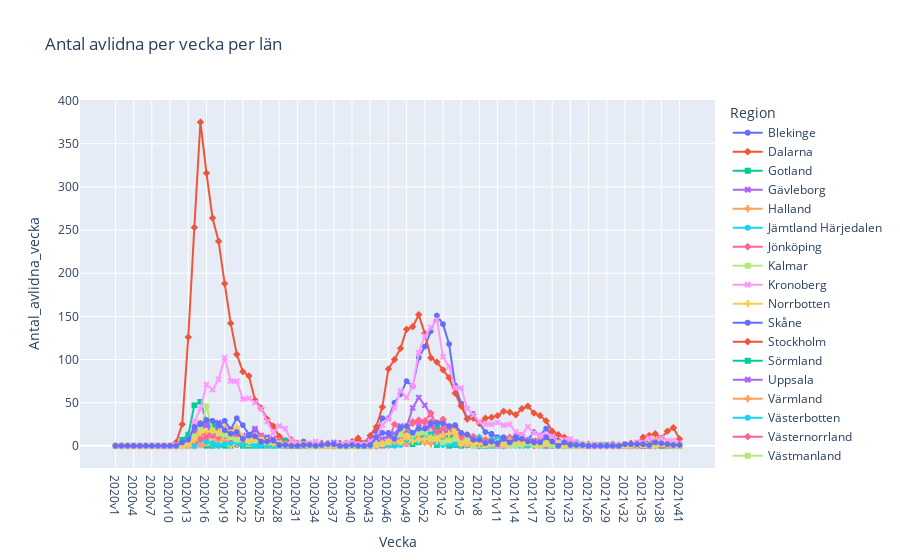

Notebook code for this chart:
### Markdown cell above
- 5. the cases of new deaths across läns

### Code cell
fig = px.line(covid19_län, x='Vecka', y='Antal_avlidna_vecka', color='Region', symbol="Region", title="Antal avlidna per vecka per län")
fig.show()

### Figure 1 — Plotly figure (JSON) as saved in the notebook; plotly's stock layout.template omitted (floating-point values rounded to 4 significant figures)
{"data": [{"hovertemplate": "Region=Blekinge<br>Vecka=%{x}<br>Antal_avlidna_vecka=%{y}<extra></extra>", "legendgroup": "Blekinge", "line": {"color": "#636efa", "dash": "solid"}, "marker": {"symbol": "circle"}, "mode": "lines+markers", "name": "Blekinge", "showlegend": true, "type": "scattergl", "x": ["2020v1", "2020v2", "2020v3", "2020v4", "2020v5", "2020v6", "2020v7", "2020v8", "2020v9", "2020v10", "2020v11", "2020v12", "2020v13", "2020v14", "2020v15", "2020v16", "2020v17", "2020v18", "2020v19", "2020v20", "2020v21", "2020v22", "2020v23", "2020v24", "2020v25", "2020v26", "2020v27", "2020v28", "2020v29", "2020v30", "2020v31", "2020v32", "2020v33", "2020v34", "2020v35", "2020v36", "2020v37", "2020v38", "2020v39", "2020v40", "2020v41", "2020v42", "2020v43", "2020v44", "2020v45", "2020v46", "2020v47", "2020v48", "2020v49", "2020v50", "2020v51", "2020v52", "2020v53", "2021v1", "2021v2", "2021v3", "2021v4", "2021v5", "2021v6", "2021v7", "2021v8", "2021v9", "2021v10", "2021v11", "2021v12", "2021v13", "2021v14", "2021v15", "2021v16", "2021v17", "2021v18", "2021v19", "2021v20", "2021v21", "2021v22", "2021v23", "2021v24", "2021v25", "2021v26", "2021v27", "2021v28", "2021v29", "2021v30", "2021v31", "2021v32", "2021v33", "2021v34", "2021v35", "2021v36", "2021v37", "2021v38", "2021v39", "2021v40", "2021v41"], "xaxis": "x", "y": [0, 0, 0, 0, 0, 0, 0, 0, 0, 0, 0, 0, 1, 0, 1, 0, 0, 0, 0, 1, 1, 1, 1, 5, 2, 1, 0, 0, 0, 0, 1, 0, 0, 1, 1, 0, 0, 0, 0, 0, 1, 0, 0, 0, 2, 1, 1, 1, 2, 4, 8, 12, 11, 16, 11, 11, 12, 3, 1, 1, 2, 0, 0, 3, 0, 1, 1, 4, 1, 1, 0, 0, 0, 0, 0, 1, 1, 0, 0, 0, 0, 0, 0, 0, 0, 0, 0, 0, 0, 0, 0, 0, 0, 0], "yaxis": "y"}, {"hovertemplate": "Region=Dalarna<br>Vecka=%{x}<br>Antal_avlidna_vecka=%{y}<extra></extra>", "legendgroup": "Dalarna", "line": {"color": "#EF553B", "dash": "solid"}, "marker": {"symbol": "diamond"}, "mode": "lines+markers", "name": "Dalarna", "showlegend": true, "type": "scattergl", "x": ["2020v1", "2020v2", "2020v3", "2020v4", "2020v5", "2020v6", "2020v7", "2020v8", "2020v9", "2020v10", "2020v11", "2020v12", "2020v13", "2020v14", "2020v15", "2020v16", "2020v17", "2020v18", "2020v19", "2020v20", "2020v21", "2020v22", "2020v23", "2020v24", "2020v25", "2020v26", "2020v27", "2020v28", "2020v29", "2020v30", "2020v31", "2020v32", "2020v33", "2020v34", "2020v35", "2020v36", "2020v37", "2020v38", "2020v39", "2020v40", "2020v41", "2020v42", "2020v43", "2020v44", "2020v45", "2020v46", "2020v47", "2020v48", "2020v49", "2020v50", "2020v51", "2020v52", "2020v53", "2021v1", "2021v2", "2021v3", "2021v4", "2021v5", "2021v6", "2021v7", "2021v8", "2021v9", "2021v10", "2021v11", "2021v12", "2021v13", "2021v14", "2021v15", "2021v16", "2021v17", "2021v18", "2021v19", "2021v20", "2021v21", "2021v22", "2021v23", "2021v24", "2021v25", "2021v26", "2021v27", "2021v28", "2021v29", "2021v30", "2021v31", "2021v32", "2021v33", "2021v34", "2021v35", "2021v36", "2021v37", "2021v38", "2021v39", "2021v40", "2021v41"], "xaxis": "x", "y": [0, 0, 0, 0, 0, 0, 0, 0, 0, 0, 0, 1, 5, 18, 26, 24, 23, 17, 14, 8, 8, 4, 3, 5, 2, 1, 1, 5, 6, 1, 2, 0, 0, 0, 0, 0, 0, 3, 0, 1, 5, 1, 1, 1, 1, 2, 5, 5, 6, 6, 20, 18, 22, 8, 10, 8, 2, 3, 1, 2, 0, 0, 2, 3, 0, 7, 4, 3, 6, 2, 2, 4, 3, 2, 0, 0, 0, 0, 0, 1, 0, 0, 0, 0, 0, 0, 1, 0, 5, 0, 2, 2, 1, 2], "yaxis": "y"}, {"hovertemplate": "Region=Gotland<br>Vecka=%{x}<br>Antal_avlidna_vecka=%{y}<extra></extra>", "legendgroup": "Gotland", "line": {"color": "#00cc96", "dash": "solid"}, "marker": {"symbol": "square"}, "mode": "lines+markers", "name": "Gotland", "showlegend": true, "type": "scattergl", "x": ["2020v1", "2020v2", "2020v3", "2020v4", "2020v5", "2020v6", "2020v7", "2020v8", "2020v9", "2020v10", "2020v11", "2020v12", "2020v13", "2020v14", "2020v15", "2020v16", "2020v17", "2020v18", "2020v19", "2020v20", "2020v21", "2020v22", "2020v23", "2020v24", "2020v25", "2020v26", "2020v27", "2020v28", "2020v29", "2020v30", "2020v31", "2020v32", "2020v33", "2020v34", "2020v35", "2020v36", "2020v37", "2020v38", "2020v39", "2020v40", "2020v41", "2020v42", "2020v43", "2020v44", "2020v45", "2020v46", "2020v47", "2020v48", "2020v49", "2020v50", "2020v51", "2020v52", "2020v53", "2021v1", "2021v2", "2021v3", "2021v4", "2021v5", "2021v6", "2021v7", "2021v8", "2021v9", "2021v10", "2021v11", "2021v12", "2021v13", "2021v14", "2021v15", "2021v16", "2021v17", "2021v18", "2021v19", "2021v20", "2021v21", "2021v22", "2021v23", "2021v24", "2021v25", "2021v26", "2021v27", "2021v28", "2021v29", "2021v30", "2021v31", "2021v32", "2021v33", "2021v34", "2021v35", "2021v36", "2021v37", "2021v38", "2021v39", "2021v40", "2021v41"], "xaxis": "x", "y": [0, 0, 0, 0, 0, 0, 0, 0, 0, 0, 0, 0, 0, 0, 1, 0, 0, 2, 0, 0, 3, 0, 0, 0, 0, 0, 0, 0, 0, 0, 0, 0, 0, 0, 0, 0, 0, 0, 0, 0, 0, 0, 0, 0, 1, 1, 1, 4, 8, 2, 4, 5, 7, 1, 3, 0, 1, 0, 1, 0, 0, 0, 0, 0, 0, 1, 1, 0, 1, 2, 0, 0, 0, 0, 0, 1, 0, 0, 0, 0, 0, 0, 0, 0, 0, 1, 0, 0, 0, 0, 0, 0, 0, 0], "yaxis": "y"}, {"hovertemplate": "Region=Gävleborg<br>Vecka=%{x}<br>Antal_avlidna_vecka=%{y}<extra></extra>", "legendgroup": "Gävleborg", "line": {"color": "#ab63fa", "dash": "solid"}, "marker": {"symbol": "x"}, "mode": "lines+markers", "name": "Gävleborg", "showlegend": true, "type": "scattergl", "x": ["2020v1", "2020v2", "2020v3", "2020v4", "2020v5", "2020v6", "2020v7", "2020v8", "2020v9", "2020v10", "2020v11", "2020v12", "2020v13", "2020v14", "2020v15", "2020v16", "2020v17", "2020v18", "2020v19", "2020v20", "2020v21", "2020v22", "2020v23", "2020v24", "2020v25", "2020v26", "2020v27", "2020v28", "2020v29", "2020v30", "2020v31", "2020v32", "2020v33", "2020v34", "2020v35", "2020v36", "2020v37", "2020v38", "2020v39", "2020v40", "2020v41", "2020v42", "2020v43", "2020v44", "2020v45", "2020v46", "2020v47", "2020v48", "2020v49", "2020v50", "2020v51", "2020v52", "2020v53", "2021v1", "2021v2", "2021v3", "2021v4", "2021v5", "2021v6", "2021v7", "2021v8", "2021v9", "2021v10", "2021v11", "2021v12", "2021v13", "2021v14", "2021v15", "2021v16", "2021v17", "2021v18", "2021v19", "2021v20", "2021v21", "2021v22", "2021v23", "2021v24", "2021v25", "2021v26", "2021v27", "2021v28", "2021v29", "2021v30", "2021v31", "2021v32", "2021v33", "2021v34", "2021v35", "2021v36", "2021v37", "2021v38", "2021v39", "2021v40", "2021v41"], "xaxis": "x", "y": [0, 0, 0, 0, 0, 0, 0, 0, 0, 0, 0, 0, 2, 9, 26, 5, 15, 16, 12, 8, 7, 9, 7, 5, 8, 10, 5, 8, 4, 4, 2, 1, 0, 1, 0, 0, 4, 0, 1, 1, 0, 1, 0, 0, 0, 4, 14, 23, 22, 44, 56, 47, 36, 25, 18, 10, 10, 2, 4, 6, 7, 4, 10, 6, 7, 6, 8, 2, 5, 2, 2, 3, 4, 1, 1, 0, 0, 0, 0, 0, 0, 0, 0, 0, 0, 0, 0, 0, 1, 0, 0, 1, 0, 0], "yaxis": "y"}, {"hovertemplate": "Region=Halland<br>Vecka=%{x}<br>Antal_avlidna_vecka=%{y}<extra></extra>", "legendgroup": "Halland", "line": {"color": "#FFA15A", "dash": "solid"}, "marker": {"symbol": "cross"}, "mode": "lines+markers", "name": "Halland", "showlegend": true, "type": "scattergl", "x": ["2020v1", "2020v2", "2020v3", "2020v4", "2020v5", "2020v6", "2020v7", "2020v8", "2020v9", "2020v10", "2020v11", "2020v12", "2020v13", "2020v14", "2020v15", "2020v16", "2020v17", "2020v18", "2020v19", "2020v20", "2020v21", "2020v22", "2020v23", "2020v24", "2020v25", "2020v26", "2020v27", "2020v28", "2020v29", "2020v30", "2020v31", "2020v32", "2020v33", "2020v34", "2020v35", "2020v36", "2020v37", "2020v38", "2020v39", "2020v40", "2020v41", "2020v42", "2020v43", "2020v44", "2020v45", "2020v46", "2020v47", "2020v48", "2020v49", "2020v50", "2020v51", "2020v52", "2020v53", "2021v1", "2021v2", "2021v3", "2021v4", "2021v5", "2021v6", "2021v7", "2021v8", "2021v9", "2021v10", "2021v11", "2021v12", "2021v13", "2021v14", "2021v15", "2021v16", "2021v17", "2021v18", "2021v19", "2021v20", "2021v21", "2021v22", "2021v23", "2021v24", "2021v25", "2021v26", "2021v27", "2021v28", "2021v29", "2021v30", "2021v31", "2021v32", "2021v33", "2021v34", "2021v35", "2021v36", "2021v37", "2021v38", "2021v39", "2021v40", "2021v41"], "xaxis": "x", "y": [0, 0, 0, 0, 0, 0, 0, 0, 0, 0, 0, 0, 6, 9, 1, 10, 5, 8, 7, 5, 2, 2, 4, 4, 6, 4, 2, 2, 1, 0, 1, 1, 2, 0, 0, 1, 0, 1, 3, 1, 1, 0, 0, 0, 2, 8, 8, 8, 6, 5, 9, 12, 7, 19, 29, 21, 18, 12, 10, 8, 2, 6, 5, 4, 4, 5, 5, 6, 2, 2, 2, 3, 1, 2, 0, 0, 0, 0, 0, 0, 0, 0, 0, 0, 0, 0, 2, 0, 2, 2, 2, 0, 0, 0], "yaxis": "y"}, {"hovertemplate": "Region=Jämtland Härjedalen<br>Vecka=%{x}<br>Antal_avlidna_vecka=%{y}<extra></extra>", "legendgroup": "Jämtland Härjedalen", "line": {"color": "#19d3f3", "dash": "solid"}, "marker": {"symbol": "circle"}, "mode": "lines+markers", "name": "Jämtland Härjedalen", "showlegend": true, "type": "scattergl", "x": ["2020v1", "2020v2", "2020v3", "2020v4", "2020v5", "2020v6", "2020v7", "2020v8", "2020v9", "2020v10", "2020v11", "2020v12", "2020v13", "2020v14", "2020v15", "2020v16", "2020v17", "2020v18", "2020v19", "2020v20", "2020v21", "2020v22", "2020v23", "2020v24", "2020v25", "2020v26", "2020v27", "2020v28", "2020v29", "2020v30", "2020v31", "2020v32", "2020v33", "2020v34", "2020v35", "2020v36", "2020v37", "2020v38", "2020v39", "2020v40", "2020v41", "2020v42", "2020v43", "2020v44", "2020v45", "2020v46", "2020v47", "2020v48", "2020v49", "2020v50", "2020v51", "2020v52", "2020v53", "2021v1", "2021v2", "2021v3", "2021v4", "2021v5", "2021v6", "2021v7", "2021v8", "2021v9", "2021v10", "2021v11", "2021v12", "2021v13", "2021v14", "2021v15", "2021v16", "2021v17", "2021v18", "2021v19", "2021v20", "2021v21", "2021v22", "2021v23", "2021v24", "2021v25", "2021v26", "2021v27", "2021v28", "2021v29", "2021v30", "2021v31", "2021v32", "2021v33", "2021v34", "2021v35", "2021v36", "2021v37", "2021v38", "2021v39", "2021v40", "2021v41"], "xaxis": "x", "y": [0, 0, 0, 0, 0, 0, 0, 0, 0, 0, 0, 0, 0, 0, 2, 9, 1, 4, 3, 8, 6, 3, 5, 6, 6, 3, 3, 0, 0, 0, 1, 2, 0, 2, 0, 0, 0, 0, 0, 0, 0, 0, 0, 3, 1, 0, 0, 1, 6, 7, 5, 7, 7, 3, 1, 2, 2, 4, 3, 1, 0, 0, 0, 0, 2, 1, 0, 0, 0, 2, 1, 0, 0, 1, 1, 0, 1, 0, 0, 0, 0, 0, 0, 0, 0, 0, 1, 1, 0, 0, 0, 0, 0, 0], "yaxis": "y"}, {"hovertemplate": "Region=Jönköping<br>Vecka=%{x}<br>Antal_avlidna_vecka=%{y}<extra></extra>", "legendgroup": "Jönköping", "line": {"color": "#FF6692", "dash": "solid"}, "marker": {"symbol": "diamond"}, "mode": "lines+markers", "name": "Jönköping", "showlegend": true, "type": "scattergl", "x": ["2020v1", "2020v2", "2020v3", "2020v4", "2020v5", "2020v6", "2020v7", "2020v8", "2020v9", "2020v10", "2020v11", "2020v12", "2020v13", "2020v14", "2020v15", "2020v16", "2020v17", "2020v18", "2020v19", "2020v20", "2020v21", "2020v22", "2020v23", "2020v24", "2020v25", "2020v26", "2020v27", "2020v28", "2020v29", "2020v30", "2020v31", "2020v32", "2020v33", "2020v34", "2020v35", "2020v36", "2020v37", "2020v38", "2020v39", "2020v40", "2020v41", "2020v42", "2020v43", "2020v44", "2020v45", "2020v46", "2020v47", "2020v48", "2020v49", "2020v50", "2020v51", "2020v52", "2020v53", "2021v1", "2021v2", "2021v3", "2021v4", "2021v5", "2021v6", "2021v7", "2021v8", "2021v9", "2021v10", "2021v11", "2021v12", "2021v13", "2021v14", "2021v15", "2021v16", "2021v17", "2021v18", "2021v19", "2021v20", "2021v21", "2021v22", "2021v23", "2021v24", "2021v25", "2021v26", "2021v27", "2021v28", "2021v29", "2021v30", "2021v31", "2021v32", "2021v33", "2021v34", "2021v35", "2021v36", "2021v37", "2021v38", "2021v39", "2021v40", "2021v41"], "xaxis": "x", "y": [0, 0, 0, 0, 0, 0, 0, 0, 0, 0, 0, 0, 8, 12, 13, 13, 17, 23, 21, 18, 8, 9, 6, 9, 7, 7, 4, 4, 0, 0, 1, 0, 1, 0, 0, 0, 1, 0, 1, 0, 0, 0, 2, 0, 4, 6, 25, 18, 22, 26, 27, 29, 38, 23, 31, 19, 20, 14, 5, 11, 10, 4, 7, 5, 3, 4, 3, 4, 2, 0, 4, 1, 1, 1, 0, 0, 0, 0, 1, 0, 1, 0, 2, 1, 0, 0, 0, 1, 2, 1, 0, 0, 0, 0], "yaxis": "y"}, {"hovertemplate": "Region=Kalmar<br>Vecka=%{x}<br>Antal_avlidna_vecka=%{y}<extra></extra>", "legendgroup": "Kalmar", "line": {"color": "#B6E880", "dash": "solid"}, "marker": {"symbol": "square"}, "mode": "lines+markers", "name": "Kalmar", "showlegend": true, "type": "scattergl", "x": ["2020v1", "2020v2", "2020v3", "2020v4", "2020v5", "2020v6", "2020v7", "2020v8", "2020v9", "2020v10", "2020v11", "2020v12", "2020v13", "2020v14", "2020v15", "2020v16", "2020v17", "2020v18", "2020v19", "2020v20", "2020v21", "2020v22", "2020v23", "2020v24", "2020v25", "2020v26", "2020v27", "2020v28", "2020v29", "2020v30", "2020v31", "2020v32", "2020v33", "2020v34", "2020v35", "2020v36", "2020v37", "2020v38", "2020v39", "2020v40", "2020v41", "2020v42", "2020v43", "2020v44", "2020v45", "2020v46", "2020v47", "2020v48", "2020v49", "2020v50", "2020v51", "2020v52", "2020v53", "2021v1", "2021v2", "2021v3", "2021v4", "2021v5", "2021v6", "2021v7", "2021v8", "2021v9", "2021v10", "2021v11", "2021v12", "2021v13", "2021v14", "2021v15", "2021v16", "2021v17", "2021v18", "2021v19", "2021v20", "2021v21", "2021v22", "2021v23", "2021v24", "2021v25", "2021v26", "2021v27", "2021v28", "2021v29", "2021v30", "2021v31", "2021v32", "2021v33", "2021v34", "2021v35", "2021v36", "2021v37", "2021v38", "2021v39", "2021v40", "2021v41"], "xaxis": "x", "y": [0, 0, 0, 0, 0, 0, 0, 0, 0, 0, 0, 0, 1, 2, 1, 3, 4, 7, 8, 6, 5, 5, 2, 2, 6, 2, 4, 2, 1, 0, 0, 0, 1, 0, 1, 0, 1, 0, 0, 0, 0, 0, 0, 0, 3, 5, 6, 4, 13, 8, 11, 8, 18, 12, 17, 12, 17, 6, 6, 0, 1, 2, 3, 1, 1, 1, 6, 4, 4, 1, 2, 1, 1, 0, 1, 0, 0, 0, 0, 0, 0, 0, 0, 0, 0, 0, 0, 1, 1, 0, 1, 0, 0, 0], "yaxis": "y"}, {"hovertemplate": "Region=Kronoberg<br>Vecka=%{x}<br>Antal_avlidna_vecka=%{y}<extra></extra>", "legendgroup": "Kronoberg", "line": {"color": "#FF97FF", "dash": "solid"}, "marker": {"symbol": "x"}, "mode": "lines+markers", "name": "Kronoberg", "showlegend": true, "type": "scattergl", "x": ["2020v1", "2020v2", "2020v3", "2020v4", "2020v5", "2020v6", "2020v7", "2020v8", "2020v9", "2020v10", "2020v11", "2020v12", "2020v13", "2020v14", "2020v15", "2020v16", "2020v17", "2020v18", "2020v19", "2020v20", "2020v21", "2020v22", "2020v23", "2020v24", "2020v25", "2020v26", "2020v27", "2020v28", "2020v29", "2020v30", "2020v31", "2020v32", "2020v33", "2020v34", "2020v35", "2020v36", "2020v37", "2020v38", "2020v39", "2020v40", "2020v41", "2020v42", "2020v43", "2020v44", "2020v45", "2020v46", "2020v47", "2020v48", "2020v49", "2020v50", "2020v51", "2020v52", "2020v53", "2021v1", "2021v2", "2021v3", "2021v4", "2021v5", "2021v6", "2021v7", "2021v8", "2021v9", "2021v10", "2021v11", "2021v12", "2021v13", "2021v14", "2021v15", "2021v16", "2021v17", "2021v18", "2021v19", "2021v20", "2021v21", "2021v22", "2021v23", "2021v24", "2021v25", "2021v26", "2021v27", "2021v28", "2021v29", "2021v30", "2021v31", "2021v32", "2021v33", "2021v34", "2021v35", "2021v36", "2021v37", "2021v38", "2021v39", "2021v40", "2021v41"], "xaxis": "x", "y": [0, 0, 0, 0, 0, 0, 0, 0, 0, 0, 0, 0, 0, 1, 1, 8, 8, 8, 13, 9, 12, 10, 9, 5, 4, 5, 2, 1, 0, 1, 2, 1, 1, 2, 0, 0, 2, 1, 1, 0, 1, 2, 6, 9, 7, 6, 7, 8, 2, 11, 13, 21, 15, 18, 25, 13, 7, 5, 2, 7, 3, 4, 1, 0, 0, 0, 2, 2, 2, 4, 6, 1, 0, 2, 2, 1, 0, 0, 0, 0, 0, 0, 0, 0, 0, 0, 0, 0, 1, 0, 1, 0, 0, 0], "yaxis": "y"}, {"hovertemplate": "Region=Norrbotten<br>Vecka=%{x}<br>Antal_avlidna_vecka=%{y}<extra></extra>", "legendgroup": "Norrbotten", "line": {"color": "#FECB52", "dash": "solid"}, "marker": {"symbol": "cross"}, "mode": "lines+markers", "name": "Norrbotten", "showlegend": true, "type": "scattergl", "x": ["2020v1", "2020v2", "2020v3", "2020v4", "2020v5", "2020v6", "2020v7", "2020v8", "2020v9", "2020v10", "2020v11", "2020v12", "2020v13", "2020v14", "2020v15", "2020v16", "2020v17", "2020v18", "2020v19", "2020v20", "2020v21", "2020v22", "2020v23", "2020v24", "2020v25", "2020v26", "2020v27", "2020v28", "2020v29", "2020v30", "2020v31", "2020v32", "2020v33", "2020v34", "2020v35", "2020v36", "2020v37", "2020v38", "2020v39", "2020v40", "2020v41", "2020v42", "2020v43", "2020v44", "2020v45", "2020v46", "2020v47", "2020v48", "2020v49", "2020v50", "2020v51", "2020v52", "2020v53", "2021v1", "2021v2", "2021v3", "2021v4", "2021v5", "2021v6", "2021v7", "2021v8", "2021v9", "2021v10", "2021v11", "2021v12", "2021v13", "2021v14", "2021v15", "2021v16", "2021v17", "2021v18", "2021v19", "2021v20", "2021v21", "2021v22", "2021v23", "2021v24", "2021v25", "2021v26", "2021v27", "2021v28", "2021v29", "2021v30", "2021v31", "2021v32", "2021v33", "2021v34", "2021v35", "2021v36", "2021v37", "2021v38", "2021v39", "2021v40", "2021v41"], "xaxis": "x", "y": [0, 0, 0, 0, 0, 0, 0, 0, 0, 0, 0, 0, 2, 3, 9, 11, 6, 5, 4, 0, 3, 6, 6, 5, 7, 2, 3, 6, 3, 5, 0, 1, 2, 0, 0, 0, 0, 0, 0, 0, 0, 0, 0, 0, 1, 4, 5, 7, 12, 8, 8, 3, 9, 8, 11, 21, 13, 9, 7, 3, 2, 8, 5, 3, 2, 4, 5, 1, 2, 4, 3, 4, 2, 5, 1, 1, 1, 0, 1, 1, 0, 1, 0, 1, 0, 0, 0, 0, 1, 9, 1, 1, 2, 1], "yaxis": "y"}, {"hovertemplate": "Region=Skåne<br>Vecka=%{x}<br>Antal_avlidna_vecka=%{y}<extra></extra>", "legendgroup": "Skåne", "line": {"color": "#636efa", "dash": "solid"}, "marker": {"symbol": "circle"}, "mode": "lines+markers", "name": "Skåne", "showlegend": true, "type": "scattergl", "x": ["2020v1", "2020v2", "2020v3", "2020v4", "2020v5", "2020v6", "2020v7", "2020v8", "2020v9", "2020v10", "2020v11", "2020v12", "2020v13", "2020v14", "2020v15", "2020v16", "2020v17", "2020v18", "2020v19", "2020v20", "2020v21", "2020v22", "2020v23", "2020v24", "2020v25", "2020v26", "2020v27", "2020v28", "2020v29", "2020v30", "2020v31", "2020v32", "2020v33", "2020v34", "2020v35", "2020v36", "2020v37", "2020v38", "2020v39", "2020v40", "2020v41", "2020v42", "2020v43", "2020v44", "2020v45", "2020v46", "2020v47", "2020v48", "2020v49", "2020v50", "2020v51", "2020v52", "2020v53", "2021v1", "2021v2", "2021v3", "2021v4", "2021v5", "2021v6", "2021v7", "2021v8", "2021v9", "2021v10", "2021v11", "2021v12", "2021v13", "2021v14", "2021v15", "2021v16", "2021v17", "2021v18", "2021v19", "2021v20", "2021v21", "2021v22", "2021v23", "2021v24", "2021v25", "2021v26", "2021v27", "2021v28", "2021v29", "2021v30", "2021v31", "2021v32", "2021v33", "2021v34", "2021v35", "2021v36", "2021v37", "2021v38", "2021v39", "2021v40", "2021v41"], "xaxis": "x", "y": [0, 0, 0, 0, 0, 0, 0, 0, 0, 0, 0, 2, 5, 8, 17, 25, 12, 23, 29, 19, 32, 24, 13, 19, 11, 9, 7, 2, 3, 1, 0, 5, 1, 3, 1, 3, 0, 3, 0, 3, 0, 3, 6, 15, 32, 32, 50, 60, 75, 69, 102, 115, 133, 151, 141, 118, 70, 49, 32, 37, 26, 16, 14, 10, 10, 8, 12, 10, 7, 16, 12, 20, 11, 6, 3, 3, 4, 0, 0, 0, 0, 1, 0, 1, 0, 0, 3, 3, 6, 5, 1, 4, 4, 1], "yaxis": "y"}, {"hovertemplate": "Region=Stockholm<br>Vecka=%{x}<br>Antal_avlidna_vecka=%{y}<extra></extra>", "legendgroup": "Stockholm", "line": {"color": "#EF553B", "dash": "solid"}, "marker": {"symbol": "diamond"}, "mode": "lines+markers", "name": "Stockholm", "showlegend": true, "type": "scattergl", "x": ["2020v1", "2020v2", "2020v3", "2020v4", "2020v5", "2020v6", "2020v7", "2020v8", "2020v9", "2020v10", "2020v11", "2020v12", "2020v13", "2020v14", "2020v15", "2020v16", "2020v17", "2020v18", "2020v19", "2020v20", "2020v21", "2020v22", "2020v23", "2020v24", "2020v25", "2020v26", "2020v27", "2020v28", "2020v29", "2020v30", "2020v31", "2020v32", "2020v33", "2020v34", "2020v35", "2020v36", "2020v37", "2020v38", "2020v39", "2020v40", "2020v41", "2020v42", "2020v43", "2020v44", "2020v45", "2020v46", "2020v47", "2020v48", "2020v49", "2020v50", "2020v51", "2020v52", "2020v53", "2021v1", "2021v2", "2021v3", "2021v4", "2021v5", "2021v6", "2021v7", "2021v8", "2021v9", "2021v10", "2021v11", "2021v12", "2021v13", "2021v14", "2021v15", "2021v16", "2021v17", "2021v18", "2021v19", "2021v20", "2021v21", "2021v22", "2021v23", "2021v24", "2021v25", "2021v26", "2021v27", "2021v28", "2021v29", "2021v30", "2021v31", "2021v32", "2021v33", "2021v34", "2021v35", "2021v36", "2021v37", "2021v38", "2021v39", "2021v40", "2021v41"], "xaxis": "x", "y": [0, 0, 0, 0, 0, 0, 0, 0, 0, 0, 4, 25, 126, 253, 375, 316, 264, 237, 188, 142, 106, 86, 81, 53, 44, 31, 23, 11, 6, 7, 3, 3, 1, 3, 3, 2, 1, 2, 2, 5, 9, 3, 12, 22, 45, 89, 100, 113, 135, 138, 152, 130, 102, 97, 88, 79, 61, 46, 31, 32, 26, 32, 33, 35, 40, 39, 36, 43, 46, 38, 35, 29, 17, 13, 10, 3, 1, 1, 2, 0, 0, 0, 0, 1, 1, 3, 3, 10, 12, 14, 9, 17, 21, 8], "yaxis": "y"}, {"hovertemplate": "Region=Sörmland<br>Vecka=%{x}<br>Antal_avlidna_vecka=%{y}<extra></extra>", "legendgroup": "Sörmland", "line": {"color": "#00cc96", "dash": "solid"}, "marker": {"symbol": "square"}, "mode": "lines+markers", "name": "Sörmland", "showlegend": true, "type": "scattergl", "x": ["2020v1", "2020v2", "2020v3", "2020v4", "2020v5", "2020v6", "2020v7", "2020v8", "2020v9", "2020v10", "2020v11", "2020v12", "2020v13", "2020v14", "2020v15", "2020v16", "2020v17", "2020v18", "2020v19", "2020v20", "2020v21", "2020v22", "2020v23", "2020v24", "2020v25", "2020v26", "2020v27", "2020v28", "2020v29", "2020v30", "2020v31", "2020v32", "2020v33", "2020v34", "2020v35", "2020v36", "2020v37", "2020v38", "2020v39", "2020v40", "2020v41", "2020v42", "2020v43", "2020v44", "2020v45", "2020v46", "2020v47", "2020v48", "2020v49", "2020v50", "2020v51", "2020v52", "2020v53", "2021v1", "2021v2", "2021v3", "2021v4", "2021v5", "2021v6", "2021v7", "2021v8", "2021v9", "2021v10", "2021v11", "2021v12", "2021v13", "2021v14", "2021v15", "2021v16", "2021v17", "2021v18", "2021v19", "2021v20", "2021v21", "2021v22", "2021v23", "2021v24", "2021v25", "2021v26", "2021v27", "2021v28", "2021v29", "2021v30", "2021v31", "2021v32", "2021v33", "2021v34", "2021v35", "2021v36", "2021v37", "2021v38", "2021v39", "2021v40", "2021v41"], "xaxis": "x", "y": [0, 0, 0, 0, 0, 0, 0, 0, 0, 0, 0, 7, 13, 47, 51, 27, 25, 15, 16, 10, 9, 8, 5, 2, 4, 5, 2, 1, 6, 0, 0, 0, 1, 0, 0, 0, 0, 0, 0, 0, 0, 0, 1, 2, 3, 4, 9, 8, 6, 7, 14, 7, 13, 21, 18, 13, 4, 3, 5, 5, 3, 3, 6, 2, 5, 8, 7, 7, 4, 4, 3, 5, 1, 2, 3, 1, 3, 1, 1, 0, 1, 1, 0, 0, 0, 1, 1, 0, 1, 2, 0, 0, 1, 0], "yaxis": "y"}, {"hovertemplate": "Region=Uppsala<br>Vecka=%{x}<br>Antal_avlidna_vecka=%{y}<extra></extra>", "legendgroup": "Uppsala", "line": {"color": "#ab63fa", "dash": "solid"}, "marker": {"symbol": "x"}, "mode": "lines+markers", "name": "Uppsala", "showlegend": true, "type": "scattergl", "x": ["2020v1", "2020v2", "2020v3", "2020v4", "2020v5", "2020v6", "2020v7", "2020v8", "2020v9", "2020v10", "2020v11", "2020v12", "2020v13", "2020v14", "2020v15", "2020v16", "2020v17", "2020v18", "2020v19", "2020v20", "2020v21", "2020v22", "2020v23", "2020v24", "2020v25", "2020v26", "2020v27", "2020v28", "2020v29", "2020v30", "2020v31", "2020v32", "2020v33", "2020v34", "2020v35", "2020v36", "2020v37", "2020v38", "2020v39", "2020v40", "2020v41", "2020v42", "2020v43", "2020v44", "2020v45", "2020v46", "2020v47", "2020v48", "2020v49", "2020v50", "2020v51", "2020v52", "2020v53", "2021v1", "2021v2", "2021v3", "2021v4", "2021v5", "2021v6", "2021v7", "2021v8", "2021v9", "2021v10", "2021v11", "2021v12", "2021v13", "2021v14", "2021v15", "2021v16", "2021v17", "2021v18", "2021v19", "2021v20", "2021v21", "2021v22", "2021v23", "2021v24", "2021v25", "2021v26", "2021v27", "2021v28", "2021v29", "2021v30", "2021v31", "2021v32", "2021v33", "2021v34", "2021v35", "2021v36", "2021v37", "2021v38", "2021v39", "2021v40", "2021v41"], "xaxis": "x", "y": [0, 0, 0, 0, 0, 0, 0, 0, 0, 0, 0, 3, 5, 16, 22, 24, 19, 27, 20, 16, 17, 12, 7, 20, 12, 7, 8, 4, 0, 0, 0, 0, 1, 1, 0, 1, 0, 0, 0, 0, 2, 3, 7, 4, 8, 11, 12, 21, 18, 14, 22, 16, 23, 15, 14, 18, 7, 12, 7, 3, 2, 3, 4, 3, 6, 4, 2, 6, 6, 6, 6, 5, 2, 0, 1, 0, 0, 1, 0, 1, 0, 0, 1, 0, 0, 0, 1, 0, 0, 4, 1, 0, 0, 0], "yaxis": "y"}, {"hovertemplate": "Region=Värmland<br>Vecka=%{x}<br>Antal_avlidna_vecka=%{y}<extra></extra>", "legendgroup": "Värmland", "line": {"color": "#FFA15A", "dash": "solid"}, "marker": {"symbol": "cross"}, "mode": "lines+markers", "name": "Värmland", "showlegend": true, "type": "scattergl", "x": ["2020v1", "2020v2", "2020v3", "2020v4", "2020v5", "2020v6", "2020v7", "2020v8", "2020v9", "2020v10", "2020v11", "2020v12", "2020v13", "2020v14", "2020v15", "2020v16", "2020v17", "2020v18", "2020v19", "2020v20", "2020v21", "2020v22", "2020v23", "2020v24", "2020v25", "2020v26", "2020v27", "2020v28", "2020v29", "2020v30", "2020v31", "2020v32", "2020v33", "2020v34", "2020v35", "2020v36", "2020v37", "2020v38", "2020v39", "2020v40", "2020v41", "2020v42", "2020v43", "2020v44", "2020v45", "2020v46", "2020v47", "2020v48", "2020v49", "2020v50", "2020v51", "2020v52", "2020v53", "2021v1", "2021v2", "2021v3", "2021v4", "2021v5", "2021v6", "2021v7", "2021v8", "2021v9", "2021v10", "2021v11", "2021v12", "2021v13", "2021v14", "2021v15", "2021v16", "2021v17", "2021v18", "2021v19", "2021v20", "2021v21", "2021v22", "2021v23", "2021v24", "2021v25", "2021v26", "2021v27", "2021v28", "2021v29", "2021v30", "2021v31", "2021v32", "2021v33", "2021v34", "2021v35", "2021v36", "2021v37", "2021v38", "2021v39", "2021v40", "2021v41"], "xaxis": "x", "y": [0, 0, 0, 0, 0, 0, 0, 0, 0, 0, 0, 0, 1, 0, 1, 3, 3, 7, 6, 4, 4, 4, 10, 12, 7, 4, 2, 3, 1, 1, 0, 0, 0, 0, 0, 0, 0, 0, 0, 1, 0, 1, 0, 1, 1, 1, 5, 9, 3, 12, 9, 5, 2, 13, 10, 8, 5, 2, 2, 1, 6, 4, 3, 5, 1, 2, 4, 5, 4, 2, 6, 3, 2, 1, 1, 0, 1, 1, 0, 0, 0, 0, 0, 1, 1, 0, 0, 1, 2, 1, 1, 0, 1, 0], "yaxis": "y"}, {"hovertemplate": "Region=Västerbotten<br>Vecka=%{x}<br>Antal_avlidna_vecka=%{y}<extra></extra>", "legendgroup": "Västerbotten", "line": {"color": "#19d3f3", "dash": "solid"}, "marker": {"symbol": "circle"}, "mode": "lines+markers", "name": "Västerbotten", "showlegend": true, "type": "scattergl", "x": ["2020v1", "2020v2", "2020v3", "2020v4", "2020v5", "2020v6", "2020v7", "2020v8", "2020v9", "2020v10", "2020v11", "2020v12", "2020v13", "2020v14", "2020v15", "2020v16", "2020v17", "2020v18", "2020v19", "2020v20", "2020v21", "2020v22", "2020v23", "2020v24", "2020v25", "2020v26", "2020v27", "2020v28", "2020v29", "2020v30", "2020v31", "2020v32", "2020v33", "2020v34", "2020v35", "2020v36", "2020v37", "2020v38", "2020v39", "2020v40", "2020v41", "2020v42", "2020v43", "2020v44", "2020v45", "2020v46", "2020v47", "2020v48", "2020v49", "2020v50", "2020v51", "2020v52", "2020v53", "2021v1", "2021v2", "2021v3", "2021v4", "2021v5", "2021v6", "2021v7", "2021v8", "2021v9", "2021v10", "2021v11", "2021v12", "2021v13", "2021v14", "2021v15", "2021v16", "2021v17", "2021v18", "2021v19", "2021v20", "2021v21", "2021v22", "2021v23", "2021v24", "2021v25", "2021v26", "2021v27", "2021v28", "2021v29", "2021v30", "2021v31", "2021v32", "2021v33", "2021v34", "2021v35", "2021v36", "2021v37", "2021v38", "2021v39", "2021v40", "2021v41"], "xaxis": "x", "y": [0, 0, 0, 0, 0, 0, 0, 0, 0, 0, 0, 0, 0, 0, 7, 5, 3, 1, 2, 3, 4, 2, 3, 0, 1, 0, 0, 0, 0, 0, 0, 0, 0, 0, 0, 0, 0, 0, 0, 0, 0, 0, 0, 0, 1, 2, 9, 14, 7, 10, 5, 10, 12, 10, 5, 3, 2, 2, 7, 3, 10, 5, 7, 8, 5, 5, 2, 4, 0, 1, 0, 2, 0, 0, 0, 0, 0, 0, 0, 0, 0, 0, 0, 0, 0, 0, 0, 1, 1, 3, 3, 2, 3, 2], "yaxis": "y"}, {"hovertemplate": "Region=Västernorrland<br>Vecka=%{x}<br>Antal_avlidna_vecka=%{y}<extra></extra>", "legendgroup": "Västernorrland", "line": {"color": "#FF6692", "dash": "solid"}, "marker": {"symbol": "diamond"}, "mode": "lines+markers", "name": "Västernorrland", "showlegend": true, "type": "scattergl", "x": ["2020v1", "2020v2", "2020v3", "2020v4", "2020v5", "2020v6", "2020v7", "2020v8", "2020v9", "2020v10", "2020v11", "2020v12", "2020v13", "2020v14", "2020v15", "2020v16", "2020v17", "2020v18", "2020v19", "2020v20", "2020v21", "2020v22", "2020v23", "2020v24", "2020v25", "2020v26", "2020v27", "2020v28", "2020v29", "2020v30", "2020v31", "2020v32", "2020v33", "2020v34", "2020v35", "2020v36", "2020v37", "2020v38", "2020v39", "2020v40", "2020v41", "2020v42", "2020v43", "2020v44", "2020v45", "2020v46", "2020v47", "2020v48", "2020v49", "2020v50", "2020v51", "2020v52", "2020v53", "2021v1", "2021v2", "2021v3", "2021v4", "2021v5", "2021v6", "2021v7", "2021v8", "2021v9", "2021v10", "2021v11", "2021v12", "2021v13", "2021v14", "2021v15", "2021v16", "2021v17", "2021v18", "2021v19", "2021v20", "2021v21", "2021v22", "2021v23", "2021v24", "2021v25", "2021v26", "2021v27", "2021v28", "2021v29", "2021v30", "2021v31", "2021v32", "2021v33", "2021v34", "2021v35", "2021v36", "2021v37", "2021v38", "2021v39", "2021v40", "2021v41"], "xaxis": "x", "y": [0, 0, 0, 0, 0, 0, 0, 0, 0, 0, 0, 0, 0, 5, 8, 10, 12, 10, 12, 9, 13, 7, 6, 7, 11, 4, 4, 7, 3, 3, 1, 0, 1, 1, 1, 1, 0, 0, 0, 0, 1, 0, 0, 1, 1, 4, 8, 10, 21, 28, 30, 27, 28, 16, 20, 22, 23, 10, 13, 5, 4, 7, 5, 2, 3, 10, 4, 12, 4, 5, 3, 0, 2, 4, 3, 2, 0, 2, 1, 0, 0, 0, 0, 1, 0, 0, 0, 0, 0, 0, 0, 0, 0, 0], "yaxis": "y"}, {"hovertemplate": "Region=Västmanland<br>Vecka=%{x}<br>Antal_avlidna_vecka=%{y}<extra></extra>", "legendgroup": "Västmanland", "line": {"color": "#B6E880", "dash": "solid"}, "marker": {"symbol": "square"}, "mode": "lines+markers", "name": "Västmanland", "showlegend": true, "type": "scattergl", "x": ["2020v1", "2020v2", "2020v3", "2020v4", "2020v5", "2020v6", "2020v7", "2020v8", "2020v9", "2020v10", "2020v11", "2020v12", "2020v13", "2020v14", "2020v15", "2020v16", "2020v17", "2020v18", "2020v19", "2020v20", "2020v21", "2020v22", "2020v23", "2020v24", "2020v25", "2020v26", "2020v27", "2020v28", "2020v29", "2020v30", "2020v31", "2020v32", "2020v33", "2020v34", "2020v35", "2020v36", "2020v37", "2020v38", "2020v39", "2020v40", "2020v41", "2020v42", "2020v43", "2020v44", "2020v45", "2020v46", "2020v47", "2020v48", "2020v49", "2020v50", "2020v51", "2020v52", "2020v53", "2021v1", "2021v2", "2021v3", "2021v4", "2021v5", "2021v6", "2021v7", "2021v8", "2021v9", "2021v10", "2021v11", "2021v12", "2021v13", "2021v14", "2021v15", "2021v16", "2021v17", "2021v18", "2021v19", "2021v20", "2021v21", "2021v22", "2021v23", "2021v24", "2021v25", "2021v26", "2021v27", "2021v28", "2021v29", "2021v30", "2021v31", "2021v32", "2021v33", "2021v34", "2021v35", "2021v36", "2021v37", "2021v38", "2021v39", "2021v40", "2021v41"], "xaxis": "x", "y": [0, 0, 0, 0, 0, 0, 0, 0, 0, 0, 0, 0, 2, 11, 19, 46, 18, 14, 13, 10, 7, 8, 6, 6, 7, 4, 4, 3, 1, 1, 1, 2, 0, 0, 0, 0, 0, 0, 0, 0, 0, 1, 1, 1, 2, 4, 9, 13, 23, 13, 15, 16, 8, 9, 4, 6, 8, 3, 8, 0, 4, 1, 2, 3, 2, 0, 1, 2, 3, 1, 0, 2, 1, 0, 1, 0, 0, 2, 1, 0, 0, 0, 0, 1, 0, 1, 2, 1, 1, 0, 2, 2, 0, 0], "yaxis": "y"}, {"hovertemplate": "Region=Västra Götaland<br>Vecka=%{x}<br>Antal_avlidna_vecka=%{y}<extra></extra>", "legendgroup": "Västra Götaland", "line": {"color": "#FF97FF", "dash": "solid"}, "marker": {"symbol": "x"}, "mode": "lines+markers", "name": "Västra Götaland", "showlegend": true, "type": "scattergl", "x": ["2020v1", "2020v2", "2020v3", "2020v4", "2020v5", "2020v6", "2020v7", "2020v8", "2020v9", "2020v10", "2020v11", "2020v12", "2020v13", "2020v14", "2020v15", "2020v16", "2020v17", "2020v18", "2020v19", "2020v20", "2020v21", "2020v22", "2020v23", "2020v24", "2020v25", "2020v26", "2020v27", "2020v28", "2020v29", "2020v30", "2020v31", "2020v32", "2020v33", "2020v34", "2020v35", "2020v36", "2020v37", "2020v38", "2020v39", "2020v40", "2020v41", "2020v42", "2020v43", "2020v44", "2020v45", "2020v46", "2020v47", "2020v48", "2020v49", "2020v50", "2020v51", "2020v52", "2020v53", "2021v1", "2021v2", "2021v3", "2021v4", "2021v5", "2021v6", "2021v7", "2021v8", "2021v9", "2021v10", "2021v11", "2021v12", "2021v13", "2021v14", "2021v15", "2021v16", "2021v17", "2021v18", "2021v19", "2021v20", "2021v21", "2021v22", "2021v23", "2021v24", "2021v25", "2021v26", "2021v27", "2021v28", "2021v29", "2021v30", "2021v31", "2021v32", "2021v33", "2021v34", "2021v35", "2021v36", "2021v37", "2021v38", "2021v39", "2021v40", "2021v41"], "xaxis": "x", "y": [0, 0, 0, 0, 0, 0, 0, 0, 0, 0, 1, 2, 6, 28, 43, 71, 65, 77, 102, 75, 75, 54, 55, 50, 43, 28, 15, 23, 20, 6, 3, 1, 3, 5, 2, 2, 1, 2, 3, 4, 2, 1, 5, 11, 24, 31, 44, 64, 56, 69, 108, 127, 137, 146, 103, 92, 67, 67, 43, 36, 28, 25, 25, 27, 24, 25, 16, 13, 22, 15, 12, 13, 11, 4, 7, 8, 4, 0, 1, 0, 0, 0, 0, 0, 2, 1, 4, 4, 9, 6, 9, 6, 6, 3], "yaxis": "y"}, {"hovertemplate": "Region=Örebro<br>Vecka=%{x}<br>Antal_avlidna_vecka=%{y}<extra></extra>", "legendgroup": "Örebro", "line": {"color": "#FECB52", "dash": "solid"}, "marker": {"symbol": "cross"}, "mode": "lines+markers", "name": "Örebro", "showlegend": true, "type": "scattergl", "x": ["2020v1", "2020v2", "2020v3", "2020v4", "2020v5", "2020v6", "2020v7", "2020v8", "2020v9", "2020v10", "2020v11", "2020v12", "2020v13", "2020v14", "2020v15", "2020v16", "2020v17", "2020v18", "2020v19", "2020v20", "2020v21", "2020v22", "2020v23", "2020v24", "2020v25", "2020v26", "2020v27", "2020v28", "2020v29", "2020v30", "2020v31", "2020v32", "2020v33", "2020v34", "2020v35", "2020v36", "2020v37", "2020v38", "2020v39", "2020v40", "2020v41", "2020v42", "2020v43", "2020v44", "2020v45", "2020v46", "2020v47", "2020v48", "2020v49", "2020v50", "2020v51", "2020v52", "2020v53", "2021v1", "2021v2", "2021v3", "2021v4", "2021v5", "2021v6", "2021v7", "2021v8", "2021v9", "2021v10", "2021v11", "2021v12", "2021v13", "2021v14", "2021v15", "2021v16", "2021v17", "2021v18", "2021v19", "2021v20", "2021v21", "2021v22", "2021v23", "2021v24", "2021v25", "2021v26", "2021v27", "2021v28", "2021v29", "2021v30", "2021v31", "2021v32", "2021v33", "2021v34", "2021v35", "2021v36", "2021v37", "2021v38", "2021v39", "2021v40", "2021v41"], "xaxis": "x", "y": [0, 0, 0, 0, 0, 0, 0, 0, 0, 0, 0, 0, 0, 7, 15, 17, 17, 16, 21, 15, 22, 10, 5, 8, 7, 6, 3, 1, 1, 0, 0, 0, 0, 0, 0, 0, 1, 0, 0, 0, 0, 0, 1, 2, 3, 5, 6, 5, 10, 5, 7, 8, 9, 6, 13, 14, 16, 2, 4, 3, 3, 1, 3, 4, 2, 6, 6, 4, 5, 2, 2, 5, 5, 3, 0, 0, 0, 0, 0, 0, 0, 0, 0, 0, 0, 0, 0, 1, 3, 1, 4, 0, 2, 0], "yaxis": "y"}, {"hovertemplate": "Region=Östergötland<br>Vecka=%{x}<br>Antal_avlidna_vecka=%{y}<extra></extra>", "legendgroup": "Östergötland", "line": {"color": "#636efa", "dash": "solid"}, "marker": {"symbol": "circle"}, "mode": "lines+markers", "name": "Östergötland", "showlegend": true, "type": "scattergl", "x": ["2020v1", "2020v2", "2020v3", "2020v4", "2020v5", "2020v6", "2020v7", "2020v8", "2020v9", "2020v10", "2020v11", "2020v12", "2020v13", "2020v14", "2020v15", "2020v16", "2020v17", "2020v18", "2020v19", "2020v20", "2020v21", "2020v22", "2020v23", "2020v24", "2020v25", "2020v26", "2020v27", "2020v28", "2020v29", "2020v30", "2020v31", "2020v32", "2020v33", "2020v34", "2020v35", "2020v36", "2020v37", "2020v38", "2020v39", "2020v40", "2020v41", "2020v42", "2020v43", "2020v44", "2020v45", "2020v46", "2020v47", "2020v48", "2020v49", "2020v50", "2020v51", "2020v52", "2020v53", "2021v1", "2021v2", "2021v3", "2021v4", "2021v5", "2021v6", "2021v7", "2021v8", "2021v9", "2021v10", "2021v11", "2021v12", "2021v13", "2021v14", "2021v15", "2021v16", "2021v17", "2021v18", "2021v19", "2021v20", "2021v21", "2021v22", "2021v23", "2021v24", "2021v25", "2021v26", "2021v27", "2021v28", "2021v29", "2021v30", "2021v31", "2021v32", "2021v33", "2021v34", "2021v35", "2021v36", "2021v37", "2021v38", "2021v39", "2021v40", "2021v41"], "xaxis": "x", "y": [0, 0, 0, 0, 0, 0, 0, 0, 0, 0, 0, 4, 7, 22, 25, 30, 29, 26, 18, 14, 16, 8, 12, 11, 5, 5, 6, 1, 1, 0, 0, 1, 1, 0, 1, 2, 2, 0, 0, 1, 0, 0, 1, 10, 15, 15, 8, 21, 23, 15, 20, 20, 26, 27, 26, 23, 24, 15, 13, 7, 7, 3, 5, 3, 8, 4, 8, 8, 5, 4, 4, 10, 5, 0, 4, 1, 1, 1, 0, 0, 0, 0, 0, 0, 2, 2, 2, 2, 1, 4, 3, 2, 1, 1], "yaxis": "y"}], "layout": {"legend": {"title": {"text": "Region"}, "tracegroupgap": 0}, "title": {"text": "Antal avlidna per vecka per län"}, "xaxis": {"anchor": "y", "domain": [0, 1], "title": {"text": "Vecka"}}, "yaxis": {"anchor": "x", "domain": [0, 1], "title": {"text": "Antal_avlidna_vecka"}}}}
